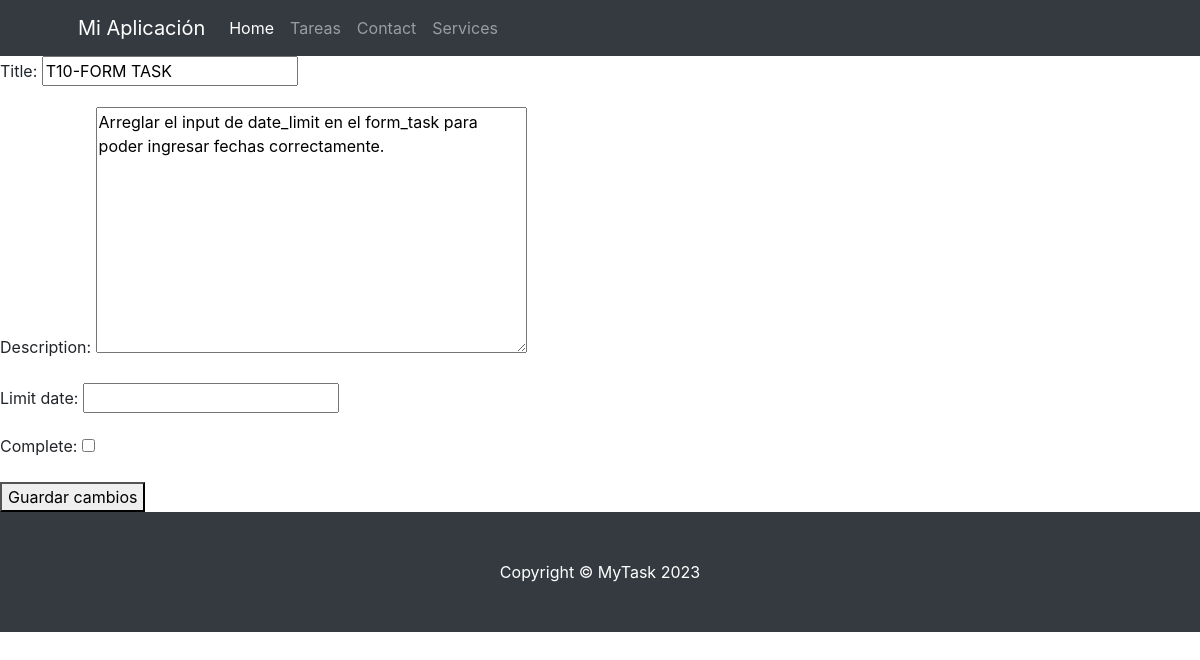
Screenshot of /11/edit/ with the database file from the repository.
### task/models.py (models this page shows, shortened)
class Task(models.Model):
    title = models.CharField(max_length=200)
    description = models.TextField()
    created = models.DateTimeField(auto_now_add=True)
    limit_date = models.DateTimeField(auto_now_add=False, null=True, blank=True)
    complete = models.BooleanField(default=False)

### task/views.py (the view)
# urls.py: path('<int:pk>/edit/', task_edit, name='task_edit'),
def task_edit(request, pk):
    task = get_object_or_404(Task, pk=pk)
    if request.method == 'POST':
        form = TaskForm(request.POST, instance=task)
        if form.is_valid():
            form.save()
            return redirect('task:task_list')
    else:
        form = TaskForm(instance=task)
    return render(request, 'task/task_edit.html', {'form': form})

### task/forms.py
class TaskForm(forms.ModelForm):
    class Meta:
        model = Task
        fields = '__all__'

### task/templates/task/task_edit.html (shortened to what this page needs)
{% extends "task/base.html" %}
{% block content %}
<form method="POST">
    {{ form.as_p }}
    <button type="submit">Guardar cambios</button>
</form>
{% endblock %}

### rows the page displays
Task: title "T10-FORM TASK", description "Arreglar el input de date_limit en el form_task para poder ingresar fechas correctamente."
